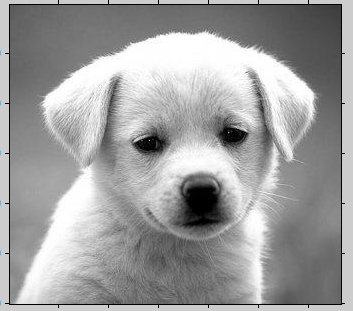
#> input picture advanced_comm_lab/dog.jpeg, 353 x 311 px
$ python exp4_Hamming.py
#> lines starting #> are read from the running program, lines starting #| are printed output that depends on the picture
# Date:         4/7/24
# Last Update:  5/7/24
# Course:       Advanced Communication Lab
# Author:       Reshef Schachter, Boris Karasov
# Lecturer:     Irena Libster
# Project:      Advanced Communication Lab - Experiment 4
# Description:  Hamming(7,4) encoding and error correction on a black and white image
from PIL import Image
import numpy as np
import matplotlib.pyplot as plt
import random
import tkinter as tk
from tkinter import filedialog


######################################
############## Functions #############
######################################


def select_file():
    # Create a root window and hide it
    root = tk.Tk()
    root.withdraw()

    # Open file dialog and return the selected file path
    file_path = filedialog.askopenfilename()
#> the answer given: dog.jpeg
    return file_path


def add_noise(arr, blockSize, numErr): # Recieve an array, block size and number of errors to add
    newarr = arr.copy()
    for i in range(0, len(newarr), blockSize):
        errIndex = random.sample(range(0, blockSize - 1), numErr)
        for j in range(numErr):
            newarr[i + errIndex[j]] ^= 1
    return newarr


def encode(arr): # Recieve 4 data bits and return 7 bits encoded
    m1 = arr[0]
    m2 = arr[1]
    m3 = arr[2]
    m4 = arr[3]
    p1 = m1 ^ m2 ^ m4
    p2 = m1 ^ m3 ^ m4
    p3 = m2 ^ m3 ^ m4
    return np.array([m1, p1, m2, p2, m3, p3, m4])


def decode_without_FEC(arr): # Recieve 7 bits and return 4 data bits
    return np.array([arr[0], arr[2], arr[4], arr[6]])


# Define the H matrix
H = np.array([[1,1,0],
              [1,0,0],
              [1,0,1],
              [0,1,0],
              [0,1,1],
              [0,0,1],
              [1,1,1]])

def decode(arr):
    syndrome = np.zeros(H.shape[1])
    for i in range(0, H.shape[1]):
        syndrome[i] = np.dot(H.T[i], arr) % 2
    if np.all(syndrome == 0):
        return np.array([arr[0], arr[2], arr[4], arr[6]])

    for i in range(0, H.shape[0]):
        if np.all(H[i,:] == syndrome.T):
            arr[i] ^= 1
            break
    return np.array([arr[0], arr[2], arr[4], arr[6]])


######################################
############# Question 1 #############
######################################

# Open the image file
image_path = select_file()
image_in = Image.open(image_path)
#> image_in is the input picture: PIL image 353x311 RGB; mean R, G, B 158.2, 158.2, 158.3

image_in = image_in.convert('L')                    # Convert the image to grayscale
#> image_in: PIL image 353x311 L
array_in = np.array(image_in).flatten()             # Convert the image to a 1D array
array_in = np.unpackbits(array_in.astype(np.uint8)) # Convert the array to 8 bit binary values


######################################
############# Question 2 #############
######################################

# Add noise to the array, 1 error per 4 bits
array = add_noise(array_in, 4, 1)
#> the loop in add_noise, `for i in range(0, len(newarr), blockSize):` made 219566 passes
#> (i, errIndex) on passes 2 to 4: (4, [1]), (8, [0]), (12, [1])

# Convert the array back into an image
array_q2 = np.packbits(array)
array_q2 = array_q2.reshape(image_in.size[::-1])
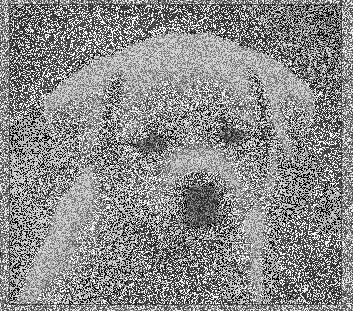
#> array_q2: shape (311, 353); min 0, max 255, mean 137.6
image_q2 = Image.fromarray(array_q2)

# Plot the original image
plt.figure(figsize=(10, 5))
plt.subplot(1, 2, 1)  # 1 row, 2 columns, 1st subplot
plt.imshow(image_in, cmap='gray')
plt.title('Original Image')
# Plot the modified image
plt.subplot(1, 2, 2)  # 1 row, 2 columns, 2nd subplot
plt.imshow(image_q2, cmap='gray')
plt.title('Image + Noise')
plt.suptitle('Question 2')
plt.savefig('C:/Users/sixsi/Code-Projects/PythonProjects/advanced_comm_lab/Q2.jpg')
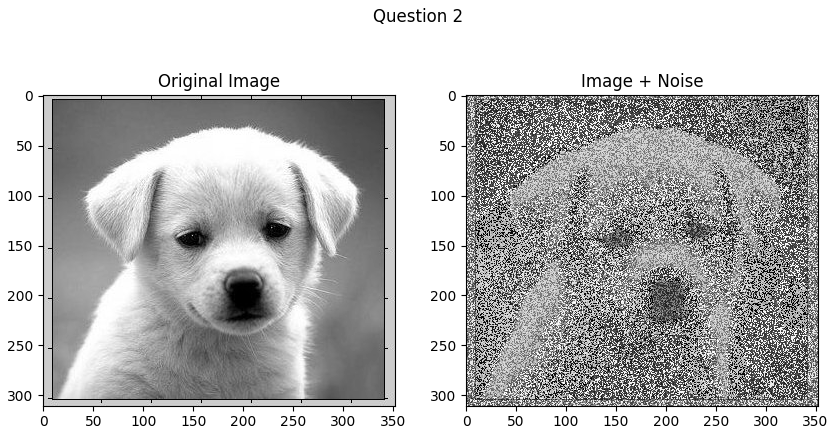
#> figure drawn by matplotlib, 2 panels
plt.show()


######################################
############# Question 3 #############
######################################

# Add Hamming(7,4) encoding in the form of: m1,p1,m2,p2,m3,p3,m4
# p1 = m1 xor m2 xor m4
# p2 = m1 xor m3 xor m4
# p3 = m2 xor m3 xor m4

encoded_size = array_in.size * 7 // 4
#> encoded_size = 1536962
array_hamming = np.zeros(encoded_size, dtype=np.uint8)

for i in range(0, array_in.size, 4):
    j = i * 7 // 4
    array_hamming[j:j + 7] = encode(array_in[i:i + 4])
#> this loop made 219566 passes
#> (m1 in encode, m2 in encode, m3 in encode, m4 in encode, p1 in encode, p2 in encode, p3 in encode) on passes 1 to 3: (1, 1, 0, 0, 0, 1, 1), (1, 1, 0, 0, 0, 1, 1), (1, 1, 0, 0, 0, 1, 1)

# Add noise to the array, 1 error per 7 bits
array_hamming_noise = add_noise(array_hamming, 7, 1)
#> the loop in add_noise (call 2), `for i in range(0, len(newarr), blockSize):` made 219566 passes
#> (i, errIndex) on passes 2 to 4: (7, [2]), (14, [5]), (21, [3])

# Convert the array back into an image
array_q3_noisy = np.zeros(array_in.size, dtype=np.uint8)
for i in range(0, array_hamming_noise.size, 7):
    k = i * 4 // 7
    array_q3_noisy[k:k + 4] = decode_without_FEC(array_hamming_noise[i:i + 7])

# Print how many errors were added to the image
flipped_bits = np.sum(array_in != array_q3_noisy)
#> flipped_bits = 109752
print(f'Error Bits in Image: {flipped_bits}')
#| Error Bits in Image: 109752

# Decode the Hamming(7,4) encoding in reversed order and correct the error, assign the corrected value to the decoded array
decoded_array = np.zeros(array.size, dtype=np.uint8)
for i in range(array_hamming_noise.size - 7, -1, -7):
    k = i * 4 // 7
    decoded_array[k:k + 4] = decode(array_hamming_noise[i:i + 7])

# Convert the both arrays back into an image
array_q3_with_noise = np.packbits(array_q3_noisy)
array_q3_with_noise = array_q3_with_noise.reshape(image_in.size[::-1])
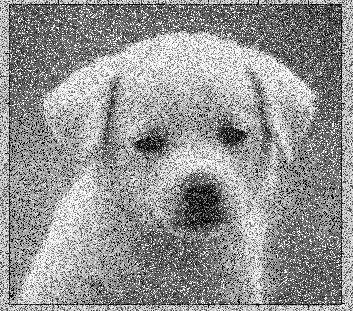
#> array_q3_with_noise: shape (311, 353); min 0, max 255, mean 147.9
image_q3_with_noise = Image.fromarray(array_q3_with_noise)
array_q3 = np.packbits(decoded_array)
array_q3 = array_q3.reshape(image_in.size[::-1])
image_q3 = Image.fromarray(array_q3)

remaining_errors = np.sum(array_in != decoded_array)
print(f'Errors after decoding: {remaining_errors}')
#| Errors after decoding: 0

# Plot the original image
plt.figure(figsize=(15, 5))
plt.subplot(1, 3, 1)  # 1 row, 3 columns, 1st subplot
plt.imshow(image_in, cmap='gray')
plt.title('Original Image')
# Plot the noisy image
plt.subplot(1, 3, 2)  # 1 row, 3 columns, 2nd subplot
plt.imshow(image_q3_with_noise, cmap='gray')
plt.title(f'Error Bits in Image: {flipped_bits}')
# Plot the decoded image
plt.subplot(1, 3, 3)  # 1 row, 3 columns, 2nd subplot
plt.imshow(image_q3, cmap='gray')
plt.title(f'Errors after decoding: {remaining_errors}')
plt.suptitle('Question 3')
plt.savefig('C:/Users/sixsi/Code-Projects/PythonProjects/advanced_comm_lab/Q3.jpg')
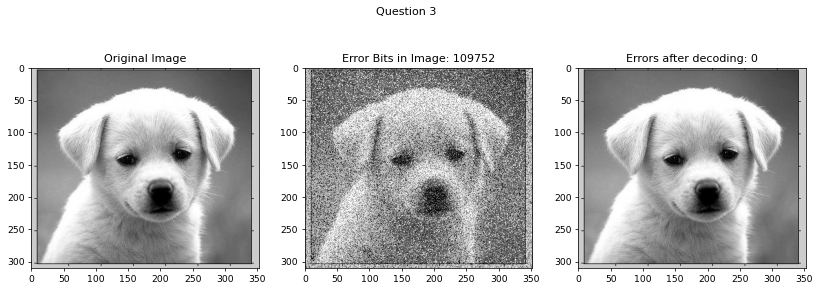
#> figure drawn by matplotlib, 3 panels
plt.show()


######################################
############ Question 4-2 ############
######################################

# Question 2 but with 2 errors per 4 bits

# Add noise to the array, 2 error per 4 bits
array = add_noise(array_in, 4, 2)

# Convert the array back into an image
array_q2 = np.packbits(array)
array_q2 = array_q2.reshape(image_in.size[::-1])
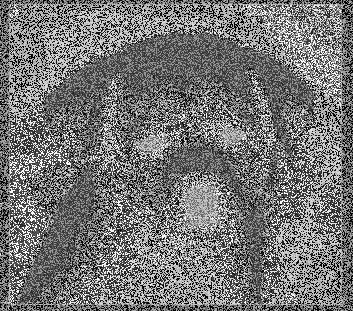
#> array_q2: shape (311, 353); min 0, max 255, mean 117.1
image_q2 = Image.fromarray(array_q2)

# Plot the original image
plt.figure(figsize=(10, 5))
plt.subplot(1, 2, 1)  # 1 row, 2 columns, 1st subplot
plt.imshow(image_in, cmap='gray')
plt.title('Original Image')
# Plot the modified image
plt.subplot(1, 2, 2)  # 1 row, 2 columns, 2nd subplot
plt.imshow(image_q2, cmap='gray')
plt.title('Image + Noise')
plt.suptitle('Question 4-2')
plt.savefig('C:/Users/sixsi/Code-Projects/PythonProjects/advanced_comm_lab/Q4-2.jpg')
plt.show()


######################################
############ Question 4-3 ############
######################################

# Question 3 but with 2 errors per 7 bits

# Add noise to the array, 1 error per 7 bits
array_hamming_noise = add_noise(array_hamming, 7, 2)

# Convert the array back into an image
for i in range(0, array_hamming_noise.size, 7):
    k = i * 4 // 7
    array_q3_noisy[k:k + 4] = decode_without_FEC(array_hamming_noise[i:i + 7])

# Print how many errors were added to the image
flipped_bits = np.sum(array_in != array_q3_noisy)
print(f'Error Bits in Image: {flipped_bits}')
#| Error Bits in Image: 219714

# Decode the Hamming(7,4) encoding in reversed order and correct the error, assign the corrected value to the decoded array
for i in range(array_hamming_noise.size - 7, -1, -7):
    k = i * 4 // 7
    decoded_array[k:k + 4] = decode(array_hamming_noise[i:i + 7])

# Convert the both arrays back into an image
array_q3_with_noise = np.packbits(array_q3_noisy)
array_q3_with_noise = array_q3_with_noise.reshape(image_in.size[::-1])
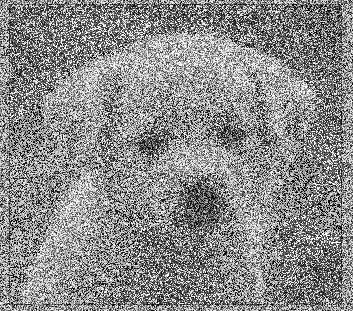
#> array_q3_with_noise: shape (311, 353); min 0, max 255, mean 138.2
image_q3_with_noise = Image.fromarray(array_q3_with_noise)
array_q3 = np.packbits(decoded_array)
array_q3 = array_q3.reshape(image_in.size[::-1])
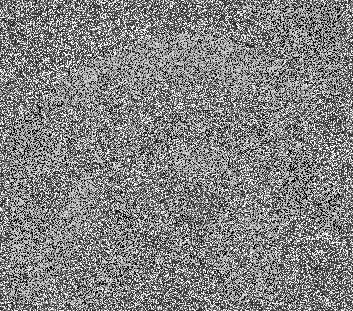
#> array_q3: shape (311, 353); min 0, max 255, mean 129.8
image_q3 = Image.fromarray(array_q3)

remaining_errors = np.sum(array_in != decoded_array)
print(f'Errors after decoding: {remaining_errors}')
#| Errors after decoding: 351433

# Plot the original image
plt.figure(figsize=(15, 5))
plt.subplot(1, 3, 1)  # 1 row, 3 columns, 1st subplot
plt.imshow(image_in, cmap='gray')
plt.title('Original Image')
# Plot the noisy image
plt.subplot(1, 3, 2)  # 1 row, 3 columns, 2nd subplot
plt.imshow(image_q3_with_noise, cmap='gray')
plt.title(f'Error Bits in Image: {flipped_bits}')
# Plot the decoded image
plt.subplot(1, 3, 3)  # 1 row, 3 columns, 2nd subplot
plt.imshow(image_q3, cmap='gray')
plt.title(f'Errors after decoding: {remaining_errors}')
plt.suptitle('Question 4-3')
plt.savefig('C:/Users/sixsi/Code-Projects/PythonProjects/advanced_comm_lab/Q4-3.jpg')
plt.show()
